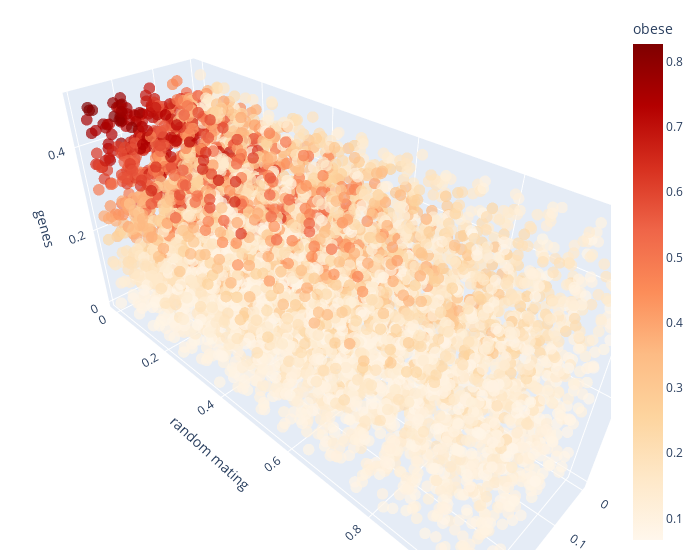

The notebook cell this image was saved under:
### Markdown cell above
## Proportion obese

### Code cell
ef = Sensitivity(problem, df['g4'], X)
ef.score('efast')
ef.plot(save=True, filepath= plots_path + 'snp-efast-prop-obese.pdf',
    move=True, moving_path= '../manuscript/plots/')
ef.plot3D(labels={'outcome':'obese', 'y':'random mating', 'x':'fertility', 'z':'genes'})

sav = {
    'ef_obese_s1': ef.tabval('S1'),
    'ef_obese_st': ef.tabval('ST')
}

### Figure 1 — Plotly figure (JSON) as saved in the notebook; plotly's stock layout.template omitted (floating-point values rounded to 4 significant figures; data arrays with more than 128 entries replaced by an {"elided": "..."} marker saying what was removed)
{"data": [{"hovertemplate": "p_fertility_factor=%{x}<br>p_random_mating=%{y}<br>p_genetic_variance=%{z}<br>g4=%{marker.color}<extra></extra>", "legendgroup": "", "marker": {"color": {"elided": "6000 float values"}, "coloraxis": "coloraxis", "opacity": 0.7, "size": 4, "symbol": "circle"}, "mode": "markers", "name": "", "scene": "scene", "showlegend": false, "type": "scatter3d", "x": {"elided": "6000 float values"}, "y": {"elided": "6000 float values"}, "z": {"elided": "6000 float values"}}], "layout": {"coloraxis": {"colorbar": {"title": {"text": "obese"}}, "colorscale": [[0.0, "rgb(255,247,236)"], [0.125, "rgb(254,232,200)"], [0.25, "rgb(253,212,158)"], [0.375, "rgb(253,187,132)"], [0.5, "rgb(252,141,89)"], [0.625, "rgb(239,101,72)"], [0.75, "rgb(215,48,31)"], [0.875, "rgb(179,0,0)"], [1.0, "rgb(127,0,0)"]]}, "legend": {"tracegroupgap": 0}, "margin": {"b": 10, "l": 10, "r": 20, "t": 10}, "scene": {"domain": {"x": [0.0, 1.0], "y": [0.0, 1.0]}, "xaxis": {"title": {"text": "fertility"}}, "yaxis": {"title": {"text": "random mating"}}, "zaxis": {"title": {"text": "genes"}}}, "width": 700}}
